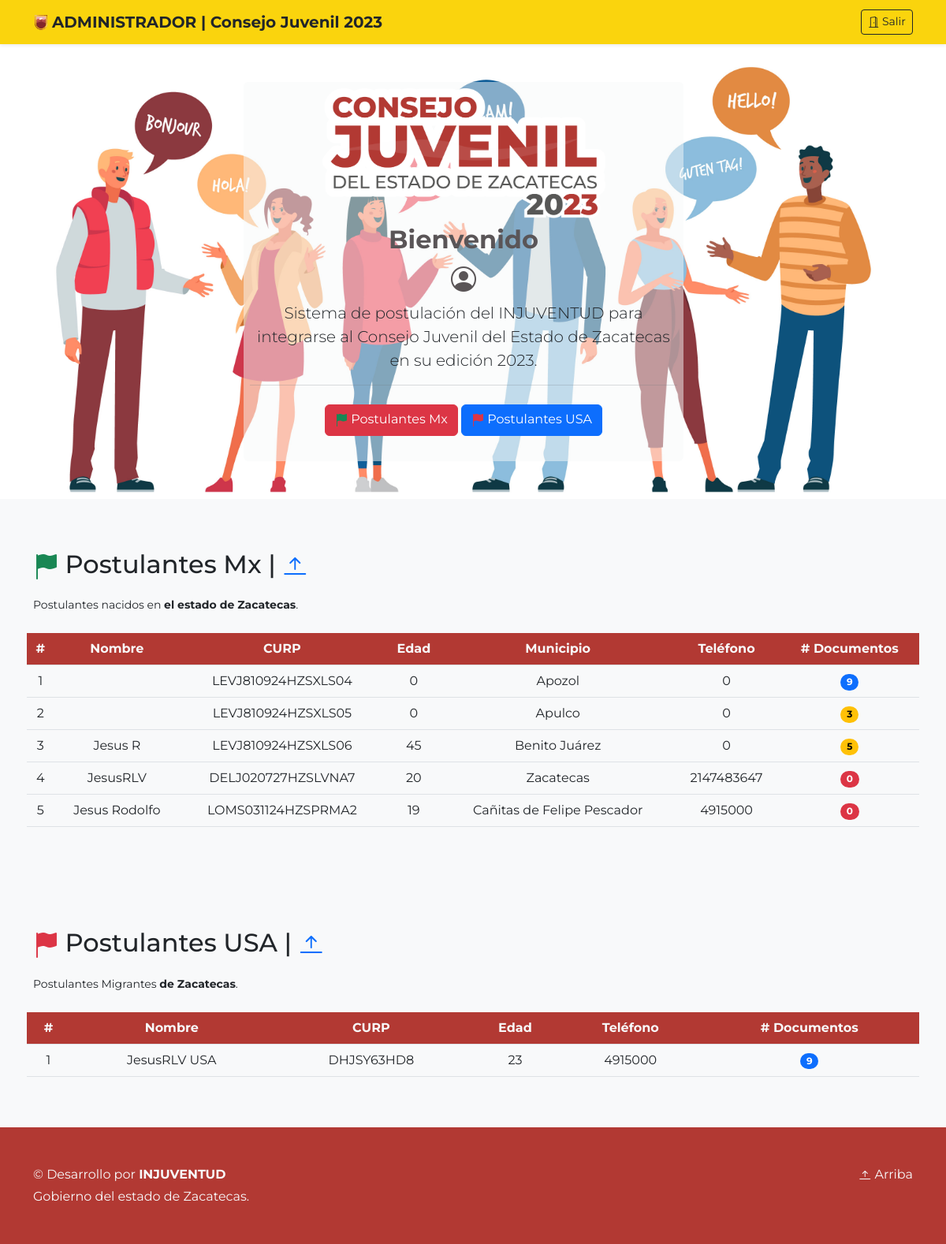
The page /sistema/admin/index.php on the database its author committed.
### tables this page shows
CREATE TABLE `usr` (
  `id` int(11) NOT NULL,
  `usr` varchar(36) NOT NULL,
  `pwd` varchar(20) NOT NULL,
  `perfil` int(11) NOT NULL,
  `curp` varchar(18) DEFAULT NULL,
  `nombre` varchar(100) NOT NULL,
  `edad` int(11) NOT NULL,
  `municipio` int(11) DEFAULT NULL,
  `telefono` int(11) NOT NULL
);

CREATE TABLE `municipio` (
  `id` int(11) NOT NULL,
  `municipio` varchar(50) NOT NULL
);

### sistema/admin/query/lista_postulantes_general.php (the view)
<?php
include('qc.php');
$sqlPostulantes ="SELECT * FROM usr WHERE perfil = 1";
$resultadoSQL = $conn->query($sqlPostulantes);
$x = 0;
while($rowSQL = $resultadoSQL->fetch_assoc()){
    $x++;
    $idDocs = $rowSQL['id'];
    $contador = "SELECT COUNT(documento) AS contar FROM documentos WHERE id_ext = '$idDocs'";
    $resultadoContar = $conn->query($contador);
    $rowContar = $resultadoContar -> fetch_assoc();
    $numero = $rowContar['contar'];
    echo'
    <tr>
        <td>'.$x.'</td>
        <td>'.$rowSQL['nombre'].'</td>
        <td>'.$rowSQL['curp'].'</td>
        <td>'.$rowSQL['edad'].'</td>';
        $mun = $rowSQL['municipio'];
    $sqlMunicipio = "SELECT * FROM municipio WHERE id = '$mun'";
    $resultadoMunicipio = $conn -> query($sqlMunicipio);
    $rowMunicipio = $resultadoMunicipio->fetch_assoc();
    echo'
        <td>'.$rowMunicipio['municipio'].'</td>
        ';
    echo'
        <td>'.$rowSQL['telefono'].'</td>
        <td>
            <a href="listado_docs.php?id='.$rowSQL['id'].'">';
        if ($numero == 0){
            echo'
            <span class="badge rounded-pill text-bg-danger">
            ';
        }
        else if ($numero == 1 || $numero == 2 || $numero == 3 || $numero == 4 || $numero == 5 || $numero == 6 || $numero == 7 || $numero == 8){
            echo'
            <span class="badge rounded-pill text-bg-warning">
            ';
        }
        else if ($numero == 9){
            echo'
            <span class="badge rounded-pill text-bg-primary">
            ';
        }
            echo'
                '.$numero.'
            </span>
            </a>
        </td>
    </tr>
';
}
?>

### sistema/admin/query/lista_postulantes_general_usa.php
<?php
include('qc.php');
$sqlPostulantesUSA ="SELECT * FROM usr WHERE perfil = 4";
$resultadoSQLUSA = $conn->query($sqlPostulantesUSA);
$x = 0;
while($rowSQLUSA = $resultadoSQLUSA->fetch_assoc()){
    $x++;
    $idDocs = $rowSQLUSA['id'];
    $contador = "SELECT COUNT(documento) AS contar FROM documentos WHERE id_ext = '$idDocs'";
    $resultadoContar = $conn->query($contador);
    $rowContar = $resultadoContar -> fetch_assoc();
    $numero = $rowContar['contar'];
    echo'
    <tr>
        <td>'.$x.'</td>
        <td>'.$rowSQLUSA['nombre'].'</td>
        <td>'.$rowSQLUSA['curp'].'</td>
        <td>'.$rowSQLUSA['edad'].'</td>
        <td>'.$rowSQLUSA['telefono'].'</td>
        <td><a href="listado_docs.php?id='.$rowSQLUSA['id'].'"><span class="badge rounded-pill text-bg-primary">'.$numero.'</span></a></td>
    </tr>
';
}
?>

### sistema/admin/index.php (style rules this page uses)
body { font-family: 'Montserrat', sans-serif; }

### rows shown on the page
usr: curp "LEVJ810924HZSXLS04", edad "0", municipio.municipio "Apozol", telefono "0", numero "9"
usr: curp "LEVJ810924HZSXLS05", edad "0", municipio.municipio "Apulco", telefono "0", numero "3"
usr: nombre "Jesus R", curp "LEVJ810924HZSXLS06", edad "45", municipio.municipio "Benito Juárez", telefono "0", numero "5"
usr: nombre "JesusRLV", curp "DELJ020727HZSLVNA7", edad "20", municipio.municipio "Zacatecas", telefono "2147483647", numero "0"
usr: nombre "Jesus Rodolfo", curp "LOMS031124HZSPRMA2", edad "19", municipio.municipio "Cañitas de Felipe Pescador", telefono "4915000", numero "0"
usr: nombre "JesusRLV USA", curp "DHJSY63HD8", edad "23", telefono "4915000", numero "9"
